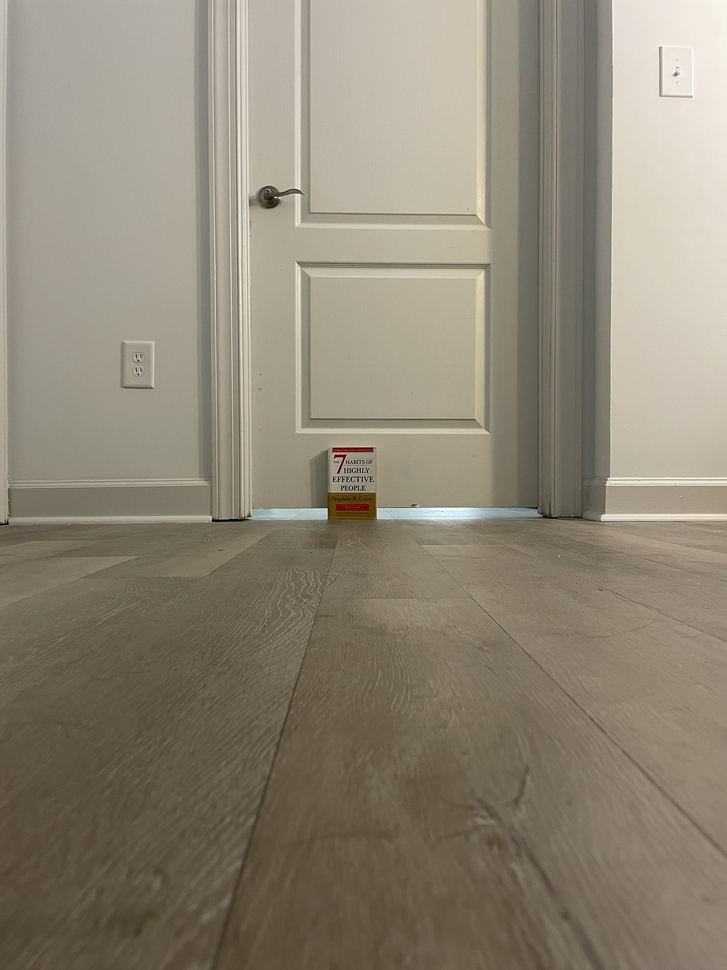
#> input picture book_measurement_images/book_01_2p134m.jpeg, 727 x 970 px, shrunk from 3024 x 4032 before the run
$ python measure_book.py --image book_measurement_images/book_01_2p134m.jpeg --distance-m 2.134 --id book_01
#> lines starting #> are read from the running program, lines starting #| are printed output that depends on the picture
### measurement_utils.py
"""Shared corner-selection, geometry, and output helpers for local measurement."""
from pathlib import Path
import json
import re

import cv2
import numpy as np

CORNER_LABELS = ('top-left', 'top-right', 'bottom-right', 'bottom-left')
BASE_DIR = Path(__file__).resolve().parent


def validate_id(value):
    """Keep IDs safe for output filenames without silently changing them."""
#> (reads calibration_output/calibration.npz from the repository)
    if not re.fullmatch(r'[A-Za-z0-9][A-Za-z0-9_-]*', value):
        raise ValueError('--id must contain only letters, digits, underscores, or hyphens')
    return value


def load_gray(path):
    """Match calibration: direct grayscale decode with default EXIF handling.

    Do not use IMREAD_UNCHANGED or IMREAD_IGNORE_ORIENTATION, and do not apply
    another EXIF rotation afterward. Coordinates refer to these decoded pixels.
    """
    path = Path(path)
    if not path.is_file():
        raise ValueError(f'Image file does not exist: {path}')
    gray = cv2.imread(str(path), cv2.IMREAD_GRAYSCALE)
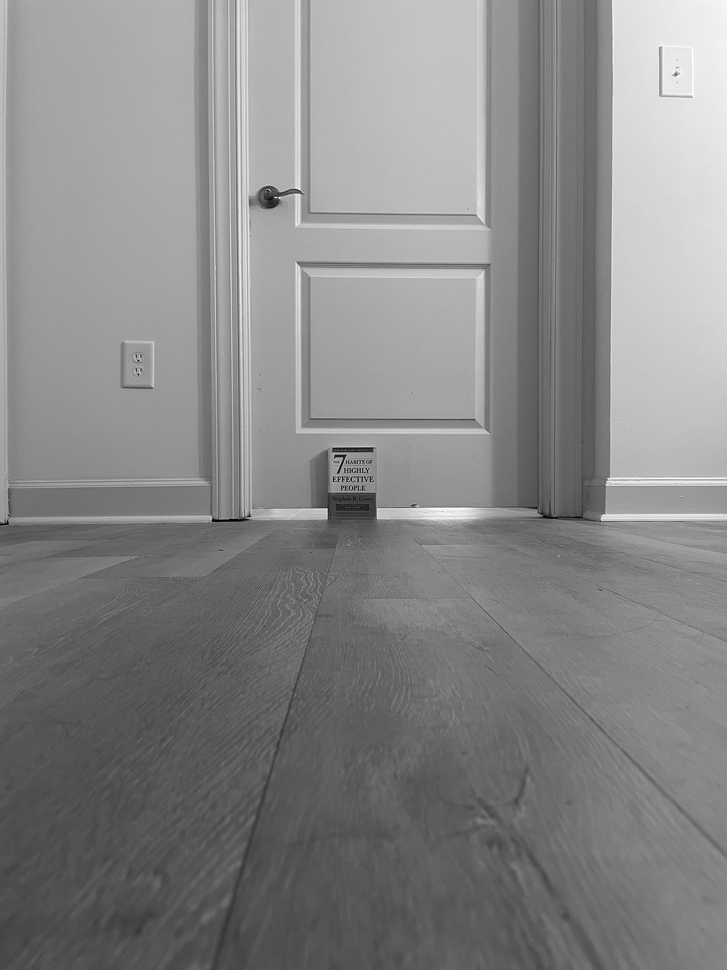
#> gray: shape (970, 727); min 0, max 255, mean 134.9
    if gray is None:
        raise ValueError(f'OpenCV could not decode image: {path}')
    return gray


# [92 lines left out: functions validate_quad, pyplot_interactive, select_corners, edge_dimensions, annotated_figure, save_json, not called in this run]

### measure_book.py
#!/usr/bin/env python3
"""Measure a planar, front-facing book cover using calibrated camera rays.

Usage:
    python3 measure_book.py --image book_measurement_images/book_01_2p134m.jpeg --distance-m 2.134 --id book_01

Assumptions: the book cover is flat and parallel to the camera image plane.
--distance-m is the perpendicular distance from the camera's optical center to
that cover plane (camera-space depth Z), in meters. It is not a slanted range
to a corner. Each undistorted normalized ray (x, y, 1) intersects Z=distance-m
at (x*Z, y*Z, Z). A tilted cover violates this constant-depth assumption.
Use the same rear camera, portrait orientation, resolution, and 1x zoom as
calibration. Lens distortion is corrected for geometry using undistortPoints;
annotations remain on the original decoded image at the clicked coordinates.

Select four corners: top-left, top-right, bottom-right, bottom-left.
JSON and annotated PNG files use the input image stem; repeated runs replace
those files and append a new timestamped record to results/measurements.csv.
"""
import argparse
import csv
from datetime import datetime, timezone
import hashlib
import json
from pathlib import Path
import sys

import cv2
import numpy as np

from measurement_utils import (BASE_DIR, annotated_figure, edge_dimensions,
                               load_gray, pyplot_interactive, save_json,
                               select_corners, validate_id)

CALIBRATION_PATH = BASE_DIR / 'calibration_output' / 'calibration.npz'


def load_calibration(path=CALIBRATION_PATH):
    with np.load(path, allow_pickle=False) as data:
        required = {'camera_matrix', 'dist_coeffs', 'image_width', 'image_height'}
        if not required.issubset(data.files):
            raise ValueError(f'Calibration archive is missing: {sorted(required - set(data.files))}')
        matrix = np.asarray(data['camera_matrix'], dtype=np.float64)
        distortion = np.asarray(data['dist_coeffs'], dtype=np.float64).reshape(-1)
        width, height = int(data['image_width']), int(data['image_height'])
    if (matrix.shape != (3, 3) or not np.isfinite(matrix).all()
            or matrix[0, 0] <= 0 or matrix[1, 1] <= 0
            or not np.allclose(matrix[2], [0, 0, 1])
            or distortion.size not in (4, 5, 8, 12, 14)
            or not np.isfinite(distortion).all() or min(width, height) <= 0):
        raise ValueError('Invalid intrinsic matrix, distortion coefficients, or calibration resolution')
    return matrix, distortion, (width, height)


def measure_at_depth(corners, matrix, distortion, distance_m):
    """Convert pixels to undistorted rays, then to XY centimeters at fixed Z."""
    if not np.isfinite(distance_m) or distance_m <= 0:
        raise ValueError('--distance-m must be a finite positive number')
    pixels = np.asarray(corners, dtype=np.float64).reshape(4, 1, 2)
    # No P matrix: output is normalized camera coordinates, NOT pixels.
    normalized = cv2.undistortPoints(pixels, matrix, distortion).reshape(4, 2)
    planar_cm = normalized * distance_m * 100.0
    result = edge_dimensions(planar_cm)
    result.update(normalized_corners=normalized.tolist(), planar_corners_cm=planar_cm.tolist())
    return result


def csv_row(result):
    """Store every JSON result field in CSV, encoding nested values as JSON."""
    return {key: json.dumps(value, allow_nan=False) if isinstance(value, (dict, list)) else value
            for key, value in result.items()}


def check_csv_header(path, fields):
    if path.exists() and path.stat().st_size:
        with path.open(newline='', encoding='utf-8') as stream:
            if next(csv.reader(stream), None) != fields:
                raise ValueError(f'Existing CSV has a different column layout: {path}')


def main():
    parser = argparse.ArgumentParser(description=__doc__, formatter_class=argparse.RawDescriptionHelpFormatter)
    parser.add_argument('--image', required=True, type=Path)
    parser.add_argument('--distance-m', required=True, type=float)
    parser.add_argument('--id', required=True)
    args = parser.parse_args()
    try:
        book_id = validate_id(args.id)
        if not np.isfinite(args.distance_m) or args.distance_m <= 0:
            raise ValueError('--distance-m must be a finite positive number')
        matrix, distortion, size = load_calibration()
        gray = load_gray(args.image)
        actual = (gray.shape[1], gray.shape[0])
#> actual = (727, 970)
        if actual != size:
            raise ValueError(f'Image resolution mismatch: loaded {actual[0]} x {actual[1]}, '
                             f'calibration requires {size[0]} x {size[1]}. Use a matching original photo.')
        print('Assumption: flat, front-facing cover; entered distance is perpendicular camera-to-cover depth.')
        corners = select_corners(gray, 'Select the four BOOK-COVER corners')
        dimensions = measure_at_depth(corners, matrix, distortion, args.distance_m)
        output = BASE_DIR / 'results'
        json_path = output / 'measurements' / (args.image.stem + '.json')
        annotation_path = output / 'measurements' / 'annotated' / (args.image.stem + '.png')
        csv_path = output / 'measurements.csv'
        result = {
            'id': book_id, 'image': str(args.image),
            'timestamp_utc': datetime.now(timezone.utc).isoformat(),
            'distance_m': args.distance_m,
            'distance_definition': 'perpendicular optical-center-to-cover depth Z',
            'image_width': size[0], 'image_height': size[1],
            'corner_order': ['top-left', 'top-right', 'bottom-right', 'bottom-left'],
            'corners_px': corners.tolist(), **dimensions,
            'calibration_file': str(CALIBRATION_PATH),
            'calibration_sha256': hashlib.sha256(CALIBRATION_PATH.read_bytes()).hexdigest(),
            'annotated_image': str(annotation_path),
        }
        row = csv_row(result)
        check_csv_header(csv_path, list(row))
        annotation_path.parent.mkdir(parents=True, exist_ok=True)
        title = (f'{book_id} | Distance: {args.distance_m:g} m\n'
                 f'Width: {dimensions["width_cm"]:.2f} cm | Height: {dimensions["height_cm"]:.2f} cm')
        fig = annotated_figure(gray, corners, title)
        try:
            fig.savefig(annotation_path, dpi=160)
            save_json(json_path, result)
            new_csv = not csv_path.exists() or csv_path.stat().st_size == 0
            with csv_path.open('a', newline='', encoding='utf-8') as stream:
                writer = csv.DictWriter(stream, fieldnames=list(row))
                if new_csv:
                    writer.writeheader()
                writer.writerow(row)
            print(f'Width: {dimensions["width_cm"]:.2f} cm; height: {dimensions["height_cm"]:.2f} cm')
            print(f'Saved: {json_path}\nSaved: {annotation_path}\nAppended: {csv_path}')
            pyplot_interactive().show()
        finally:
            pyplot_interactive().close(fig)
        return 0
    except (OSError, ValueError, RuntimeError, cv2.error, csv.Error) as exc:
        print(f'ERROR: {exc}', file=sys.stderr)
        return 1
    except KeyboardInterrupt:
        print('\nMeasurement cancelled.', file=sys.stderr)
        return 1


if __name__ == '__main__':
#> (the run stopped early here; a loop or call above may not have finished)
